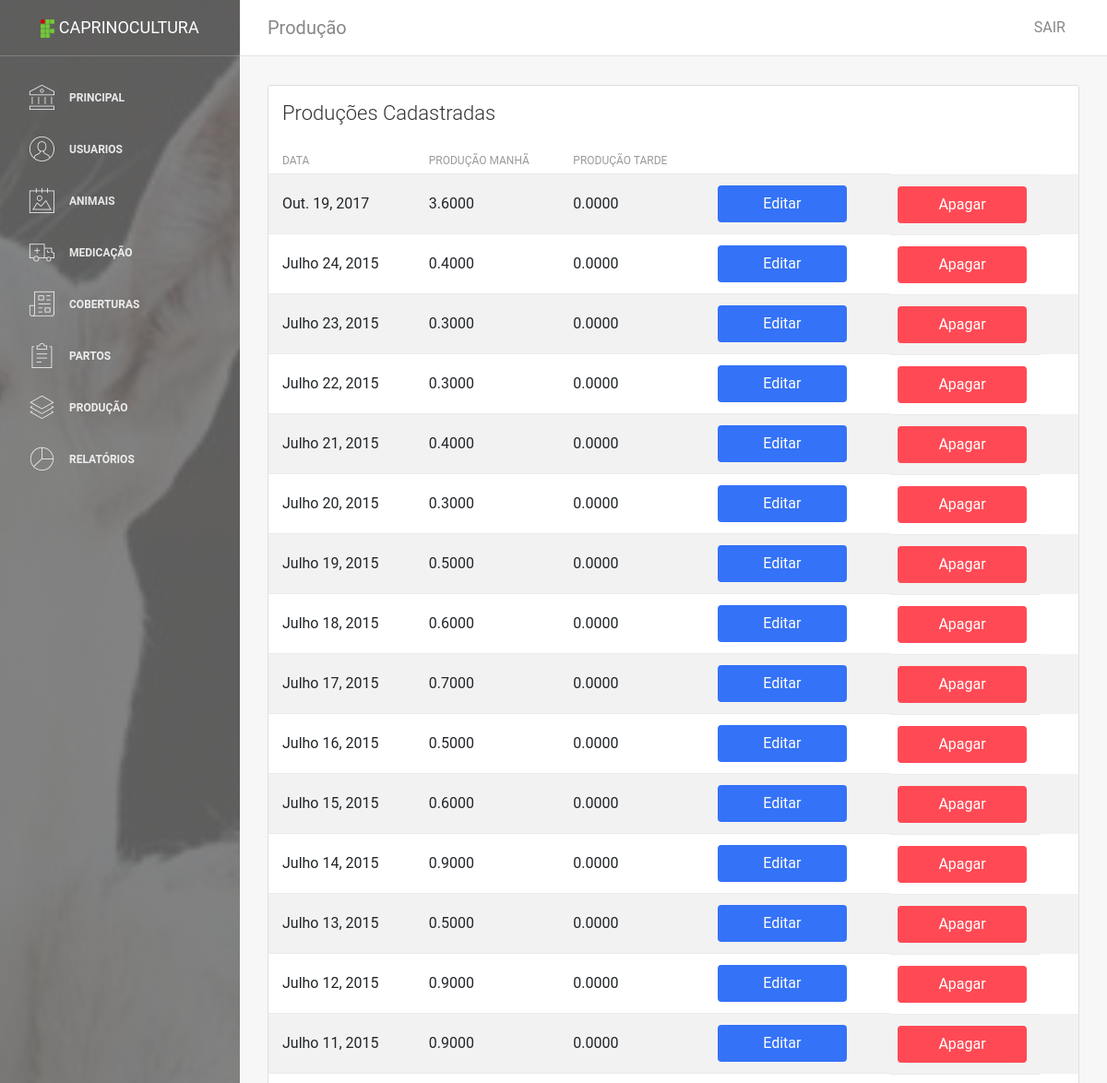
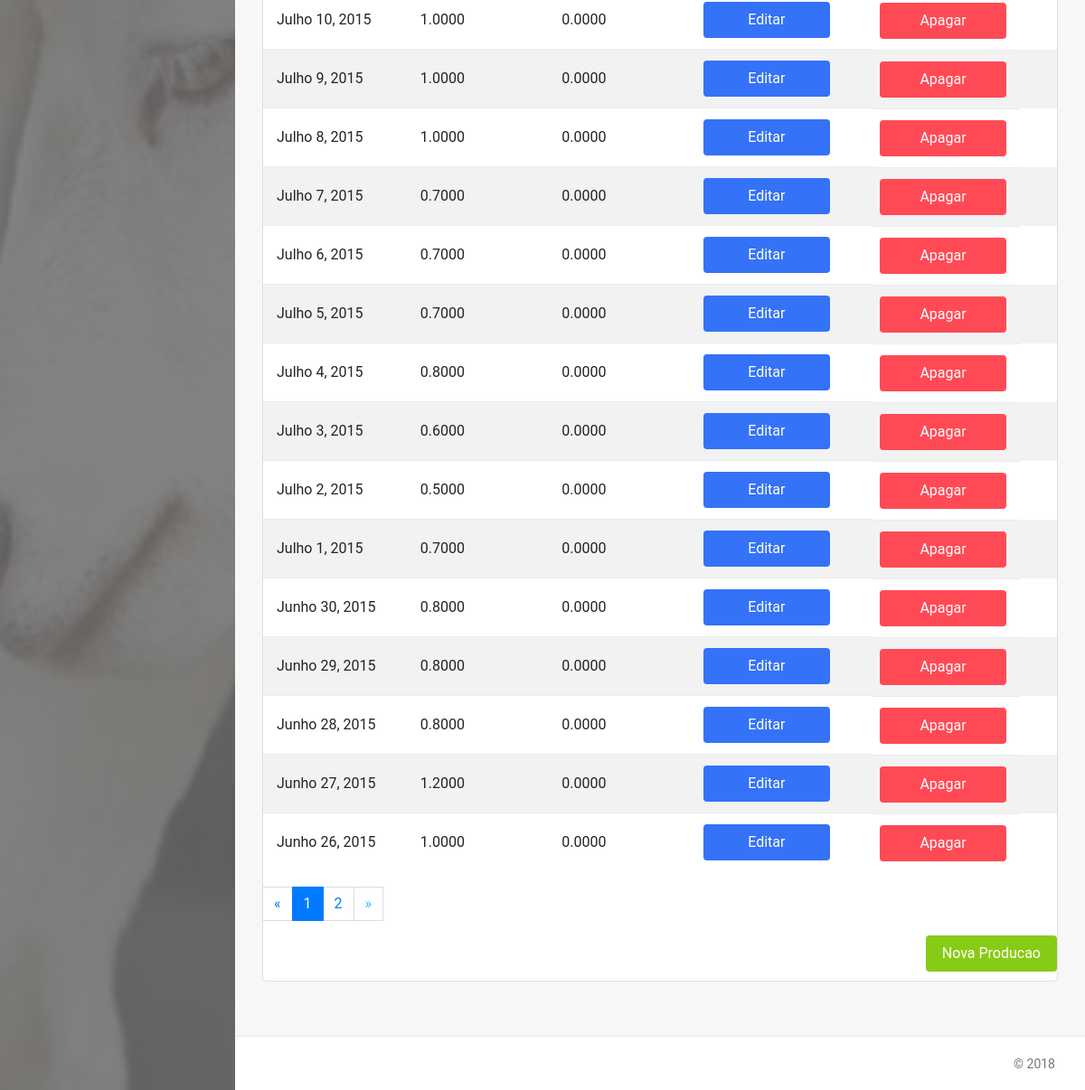
Screenshot of /animais/mostra_producao/1 (signed in) with the database file from the repository (2 pictures, top to bottom).
### caprino/animais/models.py (models this page shows)
class Producao(models.Model):
    data_producao = models.DateField(verbose_name='Data')
    manha_producao = models.DecimalField(verbose_name='Peso Manhã', max_digits=5, decimal_places=4, blank=True, null=True)
    tarde_producao = models.DecimalField(verbose_name='Peso Tarde', max_digits=5, decimal_places=4, blank=True, null=True)
    descarte_producao = models.CharField(verbose_name='Descarte Produção', max_length=50, blank=True, null=True)
    id_cabra = models.ForeignKey(Animal, verbose_name="Cabra", on_delete=models.SET_NULL, null=True)
    class Meta:
        verbose_name = 'Producao'

### caprino/animais/views.py (the view)
# urls.py: path('mostra_producao/<int:pk>', views.MostraProducao, name='Mostra_Producao'),
@login_required
def MostraProducao(request, pk):
    producao = Producao.objects.all().filter(id_cabra_id=pk).order_by('-data_producao')
    paginator = Paginator(producao, 30)
    page = request.GET.get('page')
    try:
        producao = paginator.page(page)
    except PageNotAnInteger:
        producao = paginator.page(1)
    except EmptyPage:
        producao = paginator.page(paginator.num_pages)
    return render(request, 'producao/mostraProducao.html', {'producao': producao, 'cabra': pk})

### templates/producao/mostraProducao.html (shortened to what this page needs)
{% extends 'base.html' %}
{% block conteudo %}
<nav class="navbar navbar-expand-lg " color-on-scroll="500">
    <div class=" container-fluid  ">
        <a class="navbar-brand" href="#pablo">Produção </a>
        <div class="collapse navbar-collapse justify-content-end" id="navigation">
            <ul class="nav navbar-nav mr-auto">
                <li class="nav-item">
                    <a href="#" class="nav-link" data-toggle="dropdown">
                    </a>
                </li>
            </ul>
            <ul class="navbar-nav ml-auto">
                <li class="nav-item">
                    <a class="nav-link" href="{% url 'caprino.contas:Sair' %}">
                        <span class="no-icon">SAIR</span>
                    </a>
                </li>
            </ul>
        </div>
    </div>
</nav>
<div class="content">
    <div class="container-fluid">
        <div class="row">
            <div class="col-md-12">
            </div>
        </div>
    </div>
    <div class="container-fluid">
        <div class="row">
            <div class="col-md-12">
                <div class="card strpied-tabled-with-hover">
                    <div class="card-header ">
                        <h4 class="card-title">Produções Cadastradas</h4>
                    </div>
                    <div class="card-body table-full-width table-responsive">
                        <table class="table table-hover table-striped">
                            <thead>
                                <tr>
                                    <th>Data</th>
                                    <th>Produção Manhã</th>
                                    <th>Produção tarde</th>
                                </tr>
                            </thead>
                            <tbody>
                                {% for p in producao %}
                                <tr>
                                    <td>{{ p.data_producao }}</td>
                                    <td>{{ p.manha_producao }}</td>
                                    <td>{{ p.tarde_producao }}</td>
                                    <td><a class="btn btn-primary btn-fill btn-wd" href="{% url 'caprino.animais:Atualiza_Producao' id_prod=p.id id_cabra=cabra %}" title="Editar">Editar</a></td>
                                    <td><a class="btn btn-danger btn-fill btn-wd" href="{% url 'caprino.animais:Delete_Producao' p.id %}" title="Apagar">Apagar</a></td>
                                </tr>
                                {% endfor %}
                            </tbody>
                        </table>
                        {% if producao.has_other_pages %}
                        <nav aria-label="Page navigation">
                            <ul class="pagination">
                                {% if producao.has_previous %}
                                    <li class="page-link"><a href="?page={{ producao.previous_page_number }}">&laquo;</a></li>
                                {% else %}
                                    <li class="page-link disabled"><span>&laquo;</span></li>
                                {% endif %}
                                {% for i in producao.paginator.page_range %}
                                    {% if producao.number == i %}
                                        <li class="page-item active"><span class="page-link">{{ i }} <span class="sr-only">(current)</span></span></li>
                                    {% else %}
                                        <li class="page-item"><a class="page-link" href="?page={{ i }}">{{ i }}</a></li>
                                    {% endif %}
                                {% endfor %}
                                {% if producao.has_next %}
                                    <li class="page-link"><a href="?page={{ producao.next_page_number }}">&raquo;</a></li>
                                {% else %}
                                    <li class="page-link disabled"><span>&raquo;</span></li>
                                {% endif %}
                            </ul>
                        </nav>
                        {% endif %}
                        <a style="float:right;" class="btn btn-success btn-fill btn-wd" href="{% url 'caprino.animais:Nova_Producao' cabra %}" role="button">Nova Producao</a>
                    </div>
                </div>
            </div>
        </div>
    </div>
</div>
{% endblock %}

### rows the page displays
Producao: data_producao "Out. 19, 2017", manha_producao "3.6000", tarde_producao "0.0000"
Producao: data_producao "Julho 24, 2015", manha_producao "0.4000", tarde_producao "0.0000"
Producao: data_producao "Julho 23, 2015", manha_producao "0.3000", tarde_producao "0.0000"
Producao: data_producao "Julho 22, 2015", manha_producao "0.3000", tarde_producao "0.0000"
Producao: data_producao "Julho 21, 2015", manha_producao "0.4000", tarde_producao "0.0000"
Producao: data_producao "Julho 20, 2015", manha_producao "0.3000", tarde_producao "0.0000"
Producao: data_producao "Julho 19, 2015", manha_producao "0.5000", tarde_producao "0.0000"
Producao: data_producao "Julho 18, 2015", manha_producao "0.6000", tarde_producao "0.0000"
Producao: data_producao "Julho 17, 2015", manha_producao "0.7000", tarde_producao "0.0000"
Producao: data_producao "Julho 16, 2015", manha_producao "0.5000", tarde_producao "0.0000"
Producao: data_producao "Julho 15, 2015", manha_producao "0.6000", tarde_producao "0.0000"
Producao: data_producao "Julho 14, 2015", manha_producao "0.9000", tarde_producao "0.0000"
Producao: data_producao "Julho 13, 2015", manha_producao "0.5000", tarde_producao "0.0000"
Producao: data_producao "Julho 12, 2015", manha_producao "0.9000", tarde_producao "0.0000"
Producao: data_producao "Julho 11, 2015", manha_producao "0.9000", tarde_producao "0.0000"
Producao: data_producao "Julho 10, 2015", manha_producao "1.0000", tarde_producao "0.0000"
Producao: data_producao "Julho 9, 2015", manha_producao "1.0000", tarde_producao "0.0000"
Producao: data_producao "Julho 8, 2015", manha_producao "1.0000", tarde_producao "0.0000"
Producao: data_producao "Julho 7, 2015", manha_producao "0.7000", tarde_producao "0.0000"
Producao: data_producao "Julho 6, 2015", manha_producao "0.7000", tarde_producao "0.0000"
Producao: data_producao "Julho 5, 2015", manha_producao "0.7000", tarde_producao "0.0000"
Producao: data_producao "Julho 4, 2015", manha_producao "0.8000", tarde_producao "0.0000"
Producao: data_producao "Julho 3, 2015", manha_producao "0.6000", tarde_producao "0.0000"
Producao: data_producao "Julho 2, 2015", manha_producao "0.5000", tarde_producao "0.0000"
Producao: data_producao "Julho 1, 2015", manha_producao "0.7000", tarde_producao "0.0000"
Producao: data_producao "Junho 30, 2015", manha_producao "0.8000", tarde_producao "0.0000"
Producao: data_producao "Junho 29, 2015", manha_producao "0.8000", tarde_producao "0.0000"
Producao: data_producao "Junho 28, 2015", manha_producao "0.8000", tarde_producao "0.0000"
Producao: data_producao "Junho 27, 2015", manha_producao "1.2000", tarde_producao "0.0000"
Producao: data_producao "Junho 26, 2015", manha_producao "1.0000", tarde_producao "0.0000"

### other values shown
{{ i }} "1"
{{ i }} "2"
